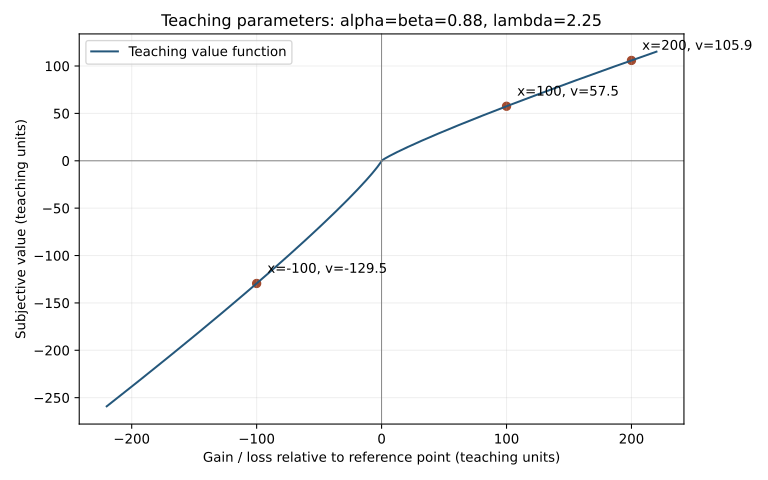

This figure's Python source:
"""Render the registered teaching function to an explicitly selected SVG.

Example from the candidate package:
  python m03-prospect.py --output E:/.../preview.svg --vault-root D:/上课资料/CityU

The source-adjacent SVG is not overwritten by default. --overwrite is explicit.
"""
from pathlib import Path
import argparse, importlib.util, io, json
import numpy as np
import matplotlib
matplotlib.use('Agg')
matplotlib.rcParams['svg.fonttype']='none'
matplotlib.rcParams['svg.hashsalt']='cityu-is5113-prospect-v2'
import matplotlib.pyplot as plt
HERE=Path(__file__).resolve().parent

def load_atomic_write(vault_root=None,tools_dir=None):
    if vault_root and tools_dir:
        raise ValueError('Use --vault-root or --tools-dir, not both')
    candidates=[]
    if tools_dir:candidates.append(Path(tools_dir).resolve()/'safe_write.py')
    elif vault_root:candidates.append(Path(vault_root).resolve()/'_meta/tools/safe_write.py')
    else:candidates.extend(parent/'_meta/tools/safe_write.py' for parent in HERE.parents)
    found=next((p for p in candidates if p.is_file()),None)
    if found is None:
        raise FileNotFoundError('safe_write.py not found; pass --vault-root or --tools-dir')
    spec=importlib.util.spec_from_file_location('cityu_safe_write',found)
    module=importlib.util.module_from_spec(spec);spec.loader.exec_module(module)
    return module.atomic_write

def main():
    parser=argparse.ArgumentParser(description=__doc__)
    parser.add_argument('--input',type=Path,default=HERE/'m03-prospect.json')
    parser.add_argument('--output',required=True,type=Path)
    parser.add_argument('--vault-root',type=Path)
    parser.add_argument('--tools-dir',type=Path)
    parser.add_argument('--overwrite',action='store_true')
    args=parser.parse_args()
    output=args.output.resolve()
    if output.suffix.lower()!='.svg':parser.error('--output must name an SVG file')
    if output.exists() and not args.overwrite:
        parser.error('Output exists; choose a new path or explicitly pass --overwrite')
    write=load_atomic_write(args.vault_root,args.tools_dir)
    parameters=json.loads(args.input.read_text(encoding='utf-8'))
    a,b,lam=parameters['alpha'],parameters['beta'],parameters['lambda']
    def value(x):return x**a if x>=0 else -lam*(-x)**b
    xs=np.linspace(-220,220,881)
    fig,ax=plt.subplots(figsize=(8,5))
    ax.plot(xs,[value(float(x)) for x in xs],color='#24577b',label='Teaching value function')
    ax.axhline(0,color='gray',lw=.7);ax.axvline(0,color='gray',lw=.7)
    for x in [-100,100,200]:
        y=value(x);ax.scatter([x],[y],color='#a24a2e')
        ax.annotate(f'x={x}, v={y:.1f}',(x,y),xytext=(8,8),textcoords='offset points')
    ax.set_xlabel('Gain / loss relative to reference point (teaching units)')
    ax.set_ylabel('Subjective value (teaching units)')
    ax.set_title(f'Teaching parameters: alpha=beta={a}, lambda={lam}')
    ax.legend();ax.grid(alpha=.2);fig.tight_layout()
    buf=io.StringIO();fig.savefig(buf,format='svg',metadata={'Date':'2026-10-09'})
    output.parent.mkdir(parents=True,exist_ok=True)
    write(str(output),buf.getvalue())
    print(json.dumps({'output':str(output),'input':str(args.input.resolve()),
                      'points':len(xs),'visual_review':'pending'},ensure_ascii=False))
if __name__=='__main__':main()
